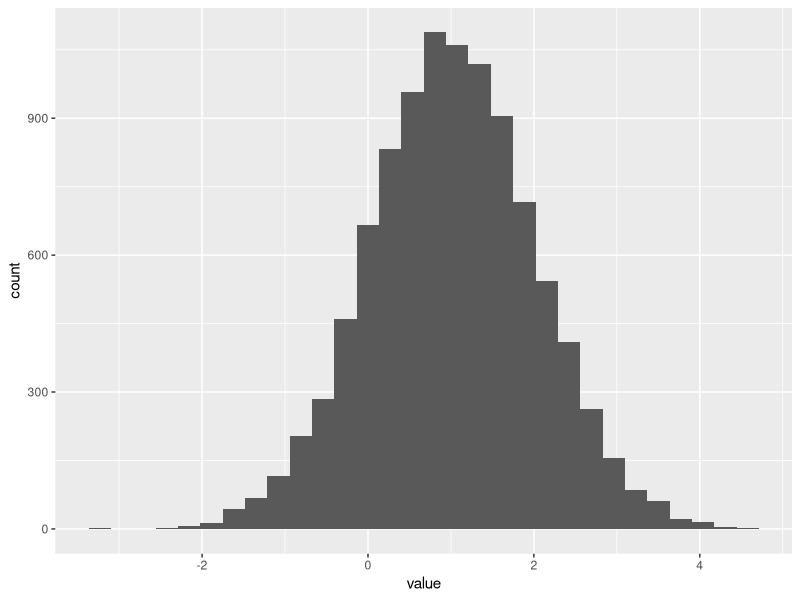

Here is the R script that generated this plot:
## ---- chunk 1
library(ggplot2)

df <- data.frame(value=rnorm(10000, 1, 1))
ggplot(df, aes(x=value)) +
    geom_histogram(bins=30)
